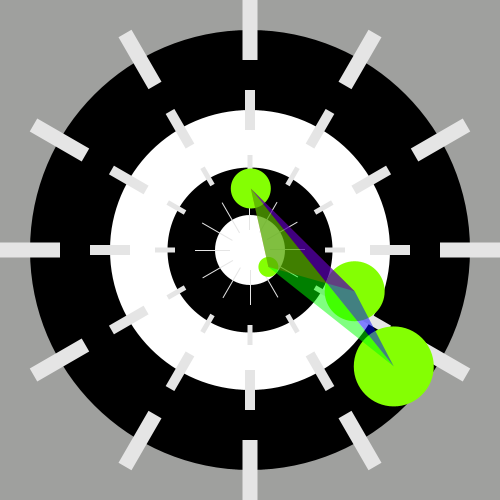
Frame 1 (no input)
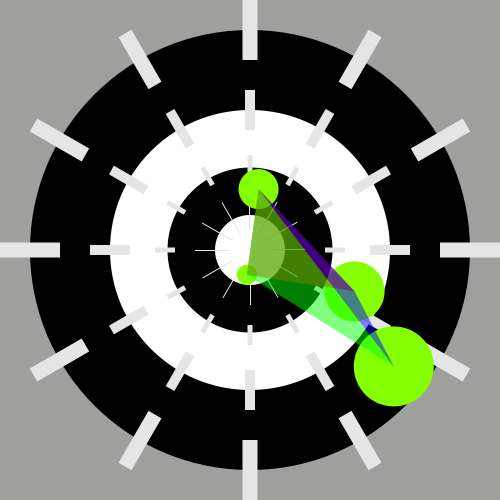
Frame 60 (the mouse pressed at the canvas centre just before this capture)
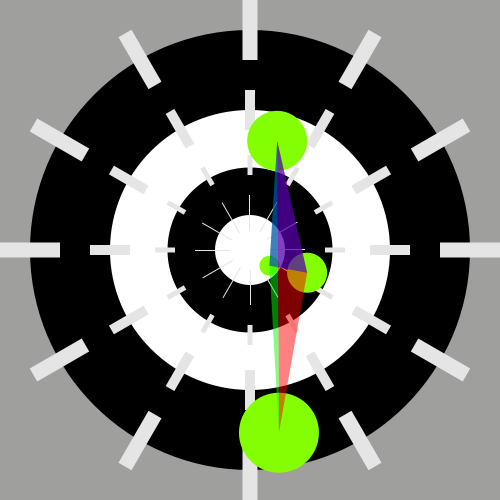
Frame 120 (the mouse held since frame 60 and released just before this capture)

The Processing sketch that drew these frames (run headless with seeded random() and noise(); from frame 60 on, the mouse is pressed at the canvas centre):

// Processing sketch: processing_122614
// ── processing_122614.pde

  float mil, sek, min, std;
  float milx, mily, sekx, seky, minx, miny, stdx, stdy;
  int value= 0;

  void setup(){

  size(500,500);
 
  }
  void draw(){
  background(#9FA09E);
  mil = map(millis(), 0, 60000, 0, 360);
  sek = map((millis()/1000.0)%60, 0, 60, 0, radians(360)) - radians(90);
  min = map(minute()+second()/60.0, 0, 60, 0, radians(360)) - radians(90);
  std = map(hour()%12+minute()/60.0, 0, 12, 0, radians(360)) - radians(90);

  {if (mousePressed == true)
  {
  milx = cos(mil)*(width*.37);
  mily = sin(mil)*(height*.37);
  sekx = cos(sek)*(width*.225);
  seky = sin(sek)*(height*.225);
  minx = cos(min)*(width*.123);
  miny = sin(min)*(height*.123);
  stdx = cos(std)*(width*.05);
  stdy = sin(std)*(height*.05);
  }
  else
  {
  milx = cos(mil)*(width*.05);
  mily = sin(mil)*(height*.05);
  sekx = cos(sek)*(width*.123);
  seky = sin(sek)*(height*.123);
  minx = cos(min)*(width*.225);
  miny = sin(min)*(height*.225);
  stdx = cos(std)*(width*.37);
  stdy = sin(std)*(height*.37); }}
  
  //Hintergrund, Scheiben
  noStroke();
  pushMatrix();
  fill(0);
  ellipse(250,250,440,440);
  fill(#ffffff);
  ellipse(250,250,280,280);
  fill(0);
  ellipse(250,250,165,165);
  fill(#ffffff);
  ellipse(250,250,70,70);
  popMatrix();

  translate (width/2, height/2);
  
  //Zeitzeiger
  fill(#E5E5E5);
  for (int i=0; i<360; i+=30) { 
  pushMatrix();
  rotate(radians(i));
  translate(0,20); 
  rect(0, 0, 1, 35);
  popMatrix(); 
  }
  
  for (int i=0; i<360; i+=30) { 
  pushMatrix();
  rotate(radians(i)); 
  translate(0,75); 
  translate(-2.5,0);
  rect(0, 0, 5, 20);
  popMatrix();
 }
 
  for (int i=0; i<360; i+=30) { 
  pushMatrix();
  rotate(radians(i)); 
  translate(0,120); 
  translate(-5,0);
  rect(0, 0, 10, 40);
  popMatrix();
  
  }
  for (int i=0; i<360; i+=30) { 
  pushMatrix();
  rotate(radians(i)); 
  translate(0,190); 
  translate(-7.5,0);
  rect(0, 0, 15, 60);
  popMatrix();
  }

  //bewegliche Kreiselemente 
  {if (mousePressed == true)
  {
  fill(#84FF03);
  noStroke();
  
  //mil
  pushMatrix();
  translate(stdx, stdy);
  ellipse( 0, 0, 20,20);
  popMatrix();
  //sek
  pushMatrix();
  translate(minx, miny);
  ellipse( 0, 0, 40, 40);
  popMatrix();
  //min
  pushMatrix();
  translate(sekx, seky);
  ellipse( 0, 0, 60, 60);
  popMatrix();
  //std
  pushMatrix();
  translate(milx, mily);
  ellipse( 0, 0, 80, 80);
  popMatrix();
  }
  else
  {
  fill(#84FF03);
  noStroke();
  //mil
  pushMatrix();
  translate(milx, mily);
  ellipse( 0, 0, 20,20);
  popMatrix();
  //sek
  pushMatrix();
  translate(sekx, seky);
  ellipse( 0, 0, 40, 40);
  popMatrix();
  //min
  pushMatrix();
  translate(minx, miny);
  ellipse( 0, 0, 60, 60);
  popMatrix();
  //std
  pushMatrix();
  translate(stdx, stdy);
  ellipse( 0, 0, 80, 80);
  popMatrix(); 
     
  }}
 
  //visuallisierungselemente
 
  fill(255,0,0,127);
  triangle(milx, mily, sekx, seky, minx, miny);
  
  fill(0,255,0,127);
  triangle(milx, mily, sekx, seky, stdx, stdy);
  
  fill(0,0,255,127);
  triangle(stdx, stdy, sekx, seky, minx, miny);

   }
